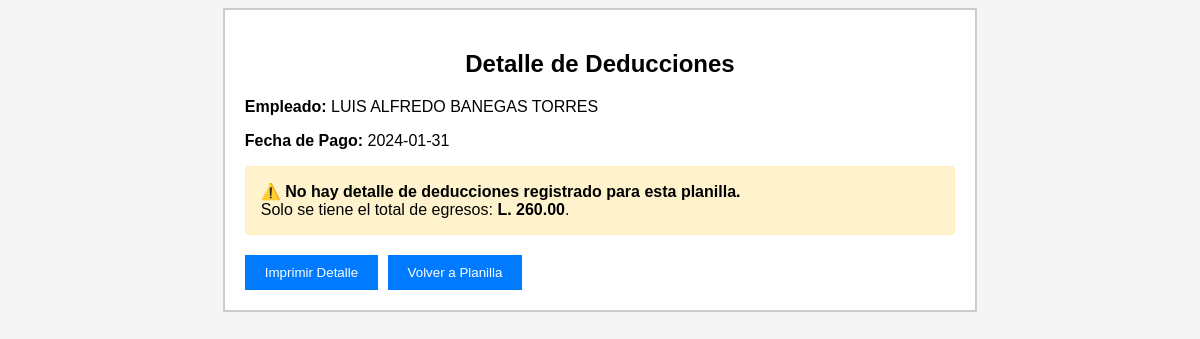
/modulos/detalle_deducciones.php?id=1 (signed in), run on the app's committed database.
### tables this page shows
CREATE TABLE `tbl_planilla` (
  `id_planilla` int(11) NOT NULL,
  `empleado_id` int(11) DEFAULT NULL,
  `nombre` varchar(20) NOT NULL,
  `salario_empleado` decimal(10,2) DEFAULT NULL,
  `fecha_pago` date DEFAULT NULL,
  `total_ingresos` decimal(10,2) DEFAULT NULL,
  `total_egresos` decimal(10,2) DEFAULT NULL,
  `fecha_registro` date NOT NULL,
  `dias_trabajados` int(11) NOT NULL,
  `salario_diario` decimal(10,2) NOT NULL,
  `horas_extra` int(11) NOT NULL,
  `pago_extra` decimal(10,2) NOT NULL,
  `deducciones` decimal(10,2) NOT NULL,
  `salario_total` decimal(10,2) NOT NULL
);

CREATE TABLE `tbl_ms_empleados` (
  `id_empleado` int(11) NOT NULL,
  `nombre` varchar(100) NOT NULL,
  `dni` varchar(20) NOT NULL,
  `puesto` varchar(50) DEFAULT NULL,
  `salario` decimal(10,2) DEFAULT NULL,
  `fecha_ingreso` date DEFAULT NULL,
  `correo` varchar(50) NOT NULL,
  `telefono` varchar(50) NOT NULL,
  `direccion` varchar(200) DEFAULT NULL,
  `departamento` varchar(100) DEFAULT NULL,
  `numero_cuenta` varchar(40) DEFAULT NULL,
  `estado` varchar(20) NOT NULL
);

### modulos/detalle_deducciones.php (the view, shortened to what this page needs)
<?php
include("../conexion.php");
$id_planilla = isset($_GET['id']) ? (int)$_GET['id'] : 0;
$query = "
    SELECT p.*, e.nombre AS nombre_empleado
    FROM tbl_planilla p
    LEFT JOIN tbl_ms_empleados e ON p.empleado_id = e.id_empleado
    WHERE p.id_planilla = $id_planilla
    LIMIT 1
";
$result = $conexion->query($query);
$planilla = $result->fetch_assoc();
$nombreEmpleado = $planilla['nombre_empleado'] ?: $planilla['nombre'];
$fechaPago      = isset($planilla['fecha_pago']) ? $planilla['fecha_pago'] : '';
$total_egresos  = isset($planilla['total_egresos']) ? (float)$planilla['total_egresos'] : (float)$planilla['deducciones'];
$detalle = [];
$suma_detalle = 0;
?>
<!DOCTYPE html>
<html lang="es">
<head>
</head>
<body>
    <div class="container">
        <h2>Detalle de Deducciones</h2>
        <p><strong>Empleado:</strong> <?php echo htmlspecialchars($nombreEmpleado); ?></p>
        <p><strong>Fecha de Pago:</strong> <?php echo htmlspecialchars($fechaPago); ?></p>
        <div class="detalle">
            <?php if (count($detalle) > 0): ?>
                <table>
                    <thead>
                        <tr>
                            <th>Deducción</th>
                            <th>Monto (L.)</th>
                        </tr>
                    </thead>
                    <tbody>
                        <?php foreach ($detalle as $d): ?>
                            <tr>
                                <td><?php echo htmlspecialchars($d['tipo']); ?></td>
                                <td><?php echo number_format($d['monto'], 2); ?></td>
                            </tr>
                        <?php endforeach; ?>
                        <tr class="total">
                            <td>Total Deducciones (detalle)</td>
                            <td><?php echo number_format($suma_detalle, 2); ?></td>
                        </tr>
                        <tr>
                            <td>Total Deducciones registradas en planilla</td>
                            <td><?php echo number_format($total_egresos, 2); ?></td>
                        </tr>
                    </tbody>
                </table>
            <?php else: ?>
                <div class="msg-empty">
                    <strong>⚠️ No hay detalle de deducciones registrado para esta planilla.</strong><br>
                    Solo se tiene el total de egresos: <b>L. <?php echo number_format($total_egresos, 2); ?></b>.
                </div>
            <?php endif; ?>
        </div>
        <button onclick="window.print()">Imprimir Detalle</button>
        <button onclick="window.location='planilla.php'">Volver a Planilla</button>
    </div>
</body>
</html>

### modulos/detalle_deducciones.php (style rules this page uses)
body { font-family: Arial; background: #f5f5f5; }
.container { width: 60%; margin: auto; background: white; padding: 20px; border: 2px solid #ccc; }
h2 { text-align: center; }
.detalle { margin-bottom: 20px; }
button { padding: 10px 20px; background: #007bff; color: white; border: none; cursor: pointer; margin-right: 5px; }
.msg-empty { padding: 15px; background:#fff3cd; border:1px solid #ffeeba; border-radius:4px; }
button { display: none; }
.container { width: 100%; margin: 0; padding: 10px; border: none; }

### data on the page
tbl_planilla: empleado.nombre "LUIS ALFREDO BANEGAS TORRES", fecha_pago "2024-01-31", total_egresos "260.00"
